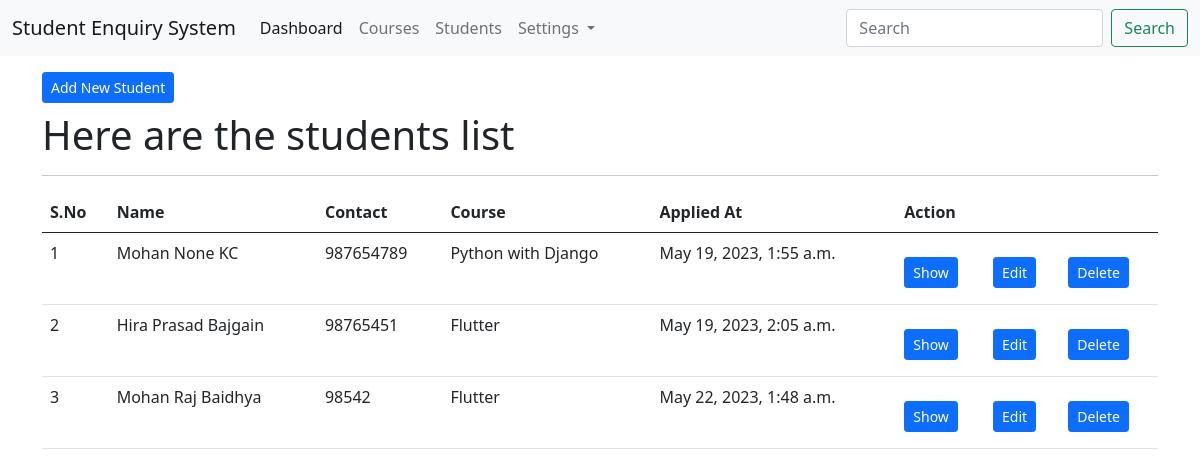
Before: /students/list/ (signed in) with the older database file.
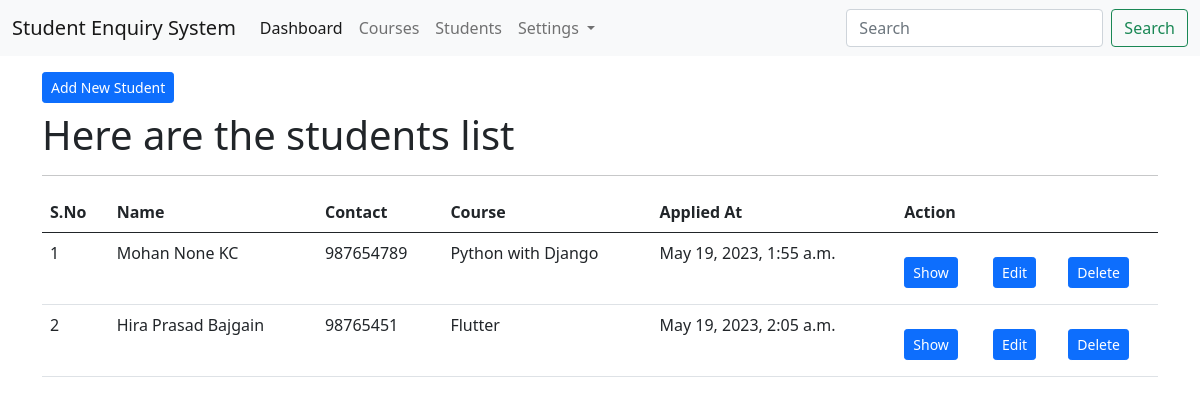
After: the same page with the newer database file.
### app_students/models.py (models this page shows, shortened)
class StudentModel(models.Model):
    first_name = models.CharField(max_length=200)
    middle_name = models.CharField(max_length=200, null=True, blank=True)
    last_name = models.CharField(max_length=200)
    email = models.EmailField(unique=True)
    contact = models.CharField(max_length=20)
    address =  models.CharField(max_length=200)
    current_degree = models.CharField(max_length=200)
    profile_img = models.FileField(upload_to='students/profiles/', null=True, blank=True)
    course = models.ForeignKey(CourseModel, on_delete=models.CASCADE)
    created_at = models.DateTimeField(auto_now_add=True)
    class Meta:
        db_table = 'tbl_students'

### app_courses/models.py (models this page shows, shortened)
class CourseModel(models.Model):
    course_name = models.CharField(max_length=200)
    course_code = models.CharField(max_length=100)
    class Meta:
        db_table = "tbl_courses"

### app_students/views.py (the view)
# urls.py: path('list/', views.student_index, name='student-index'),
@login_required(login_url='/login')
def student_index(request):
    students = StudentModel.objects.all()
    context = {
        "students" : students,
        "title": "SES | Student List",
        "body_title": "Here are the students list"
        }
    return render(request, "students/index.html", context)

### templates/students/index.html (shortened to what this page needs)
{% extends 'layouts/master.html' %}
{% block content %}
<div class="container">
    <a href="{% url 'student-create' %}" class="btn btn-primary btn-sm mt-3 mb-2">Add New Student</a>
    <h1>{{ body_title }}</h1>
    <hr>
    <table class="table table-hover">
        <thead>
            <tr>
                <th>S.No</th>
                <th>Name</th>
                <th>Contact</th>
                <th>Course</th>
                <th>Applied At</th>
                <th colspan="3">Action</th>
            </tr>
        </thead>
        <tbody>
            {% for val in students %}
            <tr>
                <td>{{ forloop.counter }}</td>
                <td>{{ val.first_name }} {{ val.middle_name }} {{ val.last_name }}</td>
                <td>{{ val.contact }}</td>
                <td>{{ val.course.course_name }}</td>
                <td>{{ val.created_at }}</td>
                <td><a href="{% url 'student-show' val.id %}"
                    class="btn btn-primary btn-sm mt-3 mb-2">Show</a>
                </td>
                <td><a href="{% url 'student-edit' val.id %}"
                    class="btn btn-primary btn-sm mt-3 mb-2">Edit</a>
                </td>
                <td><a href="{% url 'student-delete' val.id %}"
                    class="btn btn-primary btn-sm mt-3 mb-2">Delete</a>
                </td>
            </tr>
            {% endfor %}
        </tbody>
    </table>
</div>
{% endblock %}

Changed rows visible on the page:
removed StudentModel: first_name "Mohan", middle_name "Raj", last_name "Baidhya", contact "98542", course.course_name "Flutter", created_at "May 22, 2023, 1:48 a.m."
